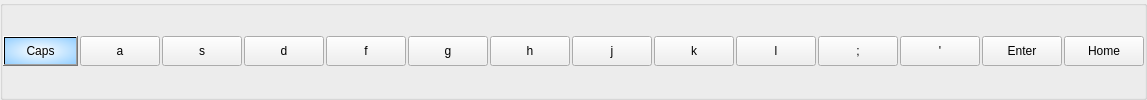
           <widget class="QGroupBox" name="groupBox_6">
            <property name="title">
             <string/>
            </property>
            <layout class="QHBoxLayout" name="horizontalLayout_3">
             <property name="spacing">
              <number>2</number>
             </property>
             <property name="leftMargin">
              <number>0</number>
             </property>
             <property name="topMargin">
              <number>0</number>
             </property>
             <property name="rightMargin">
              <number>0</number>
             </property>
             <property name="bottomMargin">
              <number>0</number>
             </property>
             <item>
              <widget class="QPushButton" name="pushButton_35">
               <property name="minimumSize">
                <size>
                 <width>50</width>
                 <height>30</height>
                </size>
               </property>
               <property name="styleSheet">
                <string notr="true">background-color: qlineargradient(spread:reflect, x1:1, y1:0.506, x2:1, y2:0, stop:0 rgba(72, 173, 255, 255), stop:1 rgba(255, 255, 255, 255));

background-color: qradialgradient(spread:reflect, cx:0.5, cy:0.5, radius:1.197, fx:0.489, fy:0.5, stop:0 rgba(255, 255, 255, 255), stop:1 rgba(72, 173, 255, 255));</string>
               </property>
               <property name="text">
                <string>Caps</string>
               </property>
              </widget>
             </item>
             <item>
              <widget class="QPushButton" name="pushButton_36">
               <property name="minimumSize">
                <size>
                 <width>30</width>
                 <height>30</height>
                </size>
               </property>
               <property name="styleSheet">
                <string notr="true">font: 12pt &quot;MS Shell Dlg 2&quot;;</string>
               </property>
               <property name="text">
                <string>a</string>
               </property>
              </widget>
             </item>
             <item>
              <widget class="QPushButton" name="pushButton_37">
               <property name="minimumSize">
                <size>
                 <width>30</width>
                 <height>30</height>
                </size>
               </property>
               <property name="styleSheet">
                <string notr="true">font: 12pt &quot;MS Shell Dlg 2&quot;;</string>
               </property>
               <property name="text">
                <string>s</string>
               </property>
              </widget>
             </item>
             <item>
              <widget class="QPushButton" name="pushButton_38">
               <property name="minimumSize">
                <size>
                 <width>30</width>
                 <height>30</height>
                </size>
               </property>
               <property name="styleSheet">
                <string notr="true">font: 12pt &quot;MS Shell Dlg 2&quot;;</string>
               </property>
               <property name="text">
                <string>d</string>
               </property>
              </widget>
             </item>
             <item>
              <widget class="QPushButton" name="pushButton_39">
               <property name="minimumSize">
                <size>
                 <width>30</width>
                 <height>30</height>
                </size>
               </property>
               <property name="styleSheet">
                <string notr="true">font: 12pt &quot;MS Shell Dlg 2&quot;;</string>
               </property>
               <property name="text">
                <string>f</string>
               </property>
              </widget>
             </item>
             <item>
              <widget class="QPushButton" name="pushButton_40">
               <property name="minimumSize">
                <size>
                 <width>30</width>
                 <height>30</height>
                </size>
               </property>
               <property name="styleSheet">
                <string notr="true">font: 12pt &quot;MS Shell Dlg 2&quot;;</string>
               </property>
               <property name="text">
                <string>g</string>
               </property>
              </widget>
             </item>
             <item>
              <widget class="QPushButton" name="pushButton_41">
               <property name="minimumSize">
                <size>
                 <width>30</width>
                 <height>30</height>
                </size>
               </property>
               <property name="styleSheet">
                <string notr="true">font: 12pt &quot;MS Shell Dlg 2&quot;;</string>
               </property>
               <property name="text">
                <string>h</string>
               </property>
              </widget>
             </item>
             <item>
              <widget class="QPushButton" name="pushButton_42">
               <property name="minimumSize">
                <size>
                 <width>30</width>
                 <height>30</height>
                </size>
               </property>
               <property name="styleSheet">
                <string notr="true">font: 12pt &quot;MS Shell Dlg 2&quot;;</string>
               </property>
               <property name="text">
                <string>j</string>
               </property>
              </widget>
             </item>
             <item>
              <widget class="QPushButton" name="pushButton_43">
               <property name="minimumSize">
                <size>
                 <width>30</width>
                 <height>30</height>
                </size>
               </property>
               <property name="styleSheet">
                <string notr="true">font: 12pt &quot;MS Shell Dlg 2&quot;;</string>
               </property>
               <property name="text">
                <string>k</string>
               </property>
              </widget>
             </item>
             <item>
              <widget class="QPushButton" name="pushButton_44">
               <property name="minimumSize">
                <size>
                 <width>30</width>
                 <height>30</height>
                </size>
               </property>
               <property name="styleSheet">
                <string notr="true">font: 12pt &quot;MS Shell Dlg 2&quot;;</string>
               </property>
               <property name="text">
                <string>l</string>
               </property>
              </widget>
             </item>
             <item>
              <widget class="QPushButton" name="pushButton_45">
               <property name="minimumSize">
                <size>
                 <width>30</width>
                 <height>30</height>
                </size>
               </property>
               <property name="styleSheet">
                <string notr="true">font: 12pt &quot;MS Shell Dlg 2&quot;;</string>
               </property>
               <property name="text">
                <string>;</string>
               </property>
              </widget>
             </item>
             <item>
              <widget class="QPushButton" name="pushButton_46">
               <property name="minimumSize">
                <size>
                 <width>30</width>
                 <height>30</height>
                </size>
               </property>
               <property name="styleSheet">
                <string notr="true">font: 12pt &quot;MS Shell Dlg 2&quot;;</string>
               </property>
               <property name="text">
                <string>'</string>
               </property>
              </widget>
             </item>
             <item>
              <widget class="QPushButton" name="pushButton_47">
               <property name="minimumSize">
                <size>
                 <width>50</width>
                 <height>30</height>
                </size>
               </property>
               <property name="text">
                <string>Enter</string>
               </property>
              </widget>
             </item>
             <item>
              <widget class="QPushButton" name="pushButton_48">
               <property name="minimumSize">
                <size>
                 <width>50</width>
                 <height>30</height>
                </size>
               </property>
               <property name="text">
                <string>Home</string>
               </property>
              </widget>
             </item>
            </layout>
           </widget>
